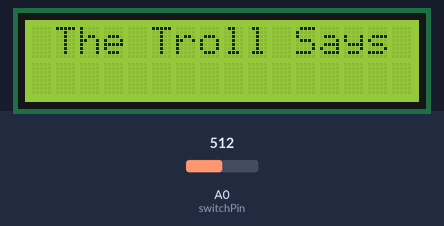
The sketch below on a simulated Arduino Uno, built with avr-gcc and run on an emulated ATmega328P. Parts: 16×2 character LCD. The test bench sets the inputs (shaded band); at power-on: A0 (switchPin) = 512. Random numbers use the default seed unless the sketch sets one.

Above: at 1.2 s.
1.3 s: A0 (switchPin) set to 990
3.5 s: A0 (switchPin) set to 1020
At 5.1 s:
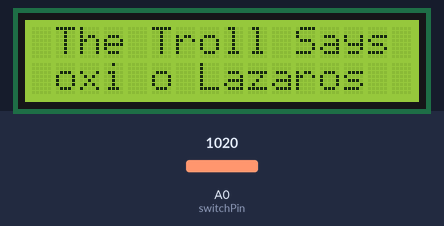
At 10.3 s:
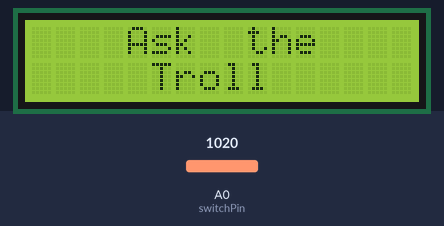
Timing chart, 0 to 11.8 s (numbered marks = the images above; inputs shaded):
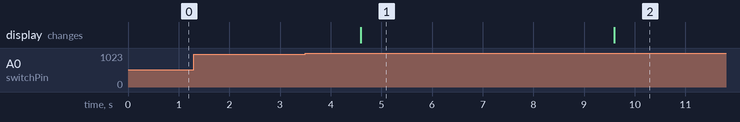

Measured:
- the behaviour switches between 1007 and 1008 on A0 (switchPin) (found by bisection; images 0 and 1)
- after the input at 1.3 s, every drawn part: stays the same
- after the input at 3.5 s, the display: changes after 1.1 s (image 1)
- what the display in image 1 shows lasts 5.0 s, from 4.6 s to 9.6 s

The sketch:

askTheTroll.ino
```cpp
/**************************
 * import libraries*
 *************************/
#include <LiquidCrystal.h>
LiquidCrystal lcd(12, 11, 5, 4, 3, 2);
/**************************
 * constants and variables*
 *************************/
const int switchPin = A0;
int switchState = 0;
int guess = 0;
int previousGuess = 0;
int reply;
String message;
/**************************
 * setup section*
 *************************/
void setup(){
  //for communication
  Serial.begin(9600);

  //display configuration: this display is 16 digits with 2 row, so the message in each row cannot be more than 16 digits (incuding the spaces)
  lcd.begin(16,2);
  lcd.setCursor(0,0);
  lcd.print("    Ask  the"); //"spaces" need to center the message
  lcd.setCursor(0,1);
  lcd.print("     Troll");
 }
/**************************
 * loop section*
 *************************/
void loop(){
      //take the signal from the sensor
      switchState = analogRead(switchPin);

      //scale it in bigger range to be easier to divide it
      int meter = map(switchState, 0, 1023, 0, 10000);

      //depending of the light scale the number "9850" higher or lower to calibrate the if statement (how sensitive to be)
  if((meter < 9850)&&(guess == previousGuess)){
      lcd.clear();
      lcd.setCursor(0,0);
      lcd.print(" The Troll Says");
      guess++;
  }
      switchState = analogRead(switchPin);

      //depending of the light scale the number "9850" higher or lower to calibrate the if statement (how sensitive to be)
  if((meter > 9850)&&(guess != previousGuess)) {
      //this delay is only for display reason (so the message will appear after this (1000ms) time seems to be like thinking)
      delay(1000);
      lcd.clear();
      lcd.setCursor(0,0);
      lcd.print(" The Troll Says");
      lcd.setCursor(0,1);

       //produce a random number (from 0 to 12)
      reply = random(12);

      //total of 12 cases (number can change, but also the "random number range" placed above must change)
         switch(reply){
            case 0:
            message = "   o Giorgos";
            break;
            case 1:
            message = "   o Lazaros";
            break;
            case 2:
            message = "    Kanenas";
            break;
            case 3:
            message = "mallon o Giorgos";
            break;
            case 4:
            message = "mallon o Lazaros";
            break;
            case 5:
            message = "    kanenas";
            break;
            case 6:
            message = " oxi o Giorgos";
            break;
            case 7:
            message = " oxi o Lazaros";
            break;
            case 8:
            message = "plaka mas kaneis";
            break;
            case 9:
            message = "   kai oi dyo";
            break;
            case 10:
            message = " asto kalitera";
            break;
            case 11:
            message = " oi ginaikes sas";
            break;
          }
      lcd.print(message);

      //this delay will keep the message (for 5000ms) printed in the display from the "switch statement" before return back to the first message
      delay(5000);
      guess = 0;
  }
      switchState = analogRead(switchPin);

  if((meter > 9850)&&(guess == previousGuess)){
      lcd.clear();
      lcd.setCursor(0,0);
      lcd.print("    Ask  the");
      lcd.setCursor(0,1);
      lcd.print("     Troll");
  }
 //this delay helps to see clearly the message in the display
 delay(100);
}
```
